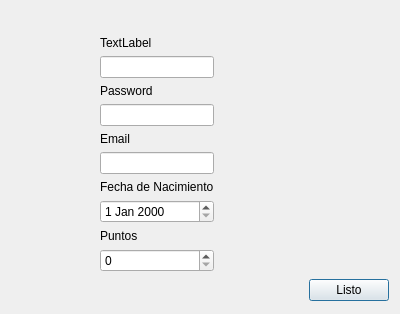
<?xml version="1.0" encoding="UTF-8"?>
<ui version="4.0">
 <class>RegisterWindow</class>
 <widget class="QDialog" name="RegisterWindow">
  <property name="geometry">
   <rect>
    <x>0</x>
    <y>0</y>
    <width>400</width>
    <height>314</height>
   </rect>
  </property>
  <property name="windowTitle">
   <string>Dialog</string>
  </property>
  <layout class="QVBoxLayout" name="verticalLayout_2">
   <item>
    <layout class="QGridLayout" name="gridLayout">
     <item row="1" column="1">
      <layout class="QVBoxLayout" name="verticalLayout">
       <item>
        <widget class="QLabel" name="NickName">
         <property name="text">
          <string>TextLabel</string>
         </property>
        </widget>
       </item>
       <item>
        <widget class="QLineEdit" name="nicknameLineEdit"/>
       </item>
       <item>
        <widget class="QLabel" name="password">
         <property name="text">
          <string>Password</string>
         </property>
        </widget>
       </item>
       <item>
        <widget class="QLineEdit" name="passwordLineEdit"/>
       </item>
       <item>
        <widget class="QLabel" name="email">
         <property name="text">
          <string>Email</string>
         </property>
        </widget>
       </item>
       <item>
        <widget class="QLineEdit" name="emailLineEdit"/>
       </item>
       <item>
        <widget class="QLabel" name="fechadenacimiento">
         <property name="text">
          <string>Fecha de Nacimiento</string>
         </property>
        </widget>
       </item>
       <item>
        <widget class="QDateEdit" name="birthdateEdit"/>
       </item>
       <item>
        <widget class="QLabel" name="puntos">
         <property name="text">
          <string>Puntos</string>
         </property>
        </widget>
       </item>
       <item>
        <widget class="QSpinBox" name="pointsSpinBox"/>
       </item>
      </layout>
     </item>
     <item row="1" column="2">
      <spacer name="horizontalSpacer">
       <property name="orientation">
        <enum>Qt::Orientation::Horizontal</enum>
       </property>
       <property name="sizeHint" stdset="0">
        <size>
         <width>40</width>
         <height>20</height>
        </size>
       </property>
      </spacer>
     </item>
     <item row="2" column="3">
      <widget class="QPushButton" name="registerPlayerButton">
       <property name="text">
        <string>Listo</string>
       </property>
      </widget>
     </item>
     <item row="0" column="1">
      <spacer name="verticalSpacer_2">
       <property name="orientation">
        <enum>Qt::Orientation::Vertical</enum>
       </property>
       <property name="sizeHint" stdset="0">
        <size>
         <width>20</width>
         <height>40</height>
        </size>
       </property>
      </spacer>
     </item>
     <item row="2" column="1">
      <spacer name="verticalSpacer">
       <property name="orientation">
        <enum>Qt::Orientation::Vertical</enum>
       </property>
       <property name="sizeHint" stdset="0">
        <size>
         <width>20</width>
         <height>40</height>
        </size>
       </property>
      </spacer>
     </item>
     <item row="1" column="0">
      <spacer name="horizontalSpacer_3">
       <property name="orientation">
        <enum>Qt::Orientation::Horizontal</enum>
       </property>
       <property name="sizeHint" stdset="0">
        <size>
         <width>40</width>
         <height>20</height>
        </size>
       </property>
      </spacer>
     </item>
    </layout>
   </item>
  </layout>
 </widget>
 <resources/>
 <connections/>
</ui>
